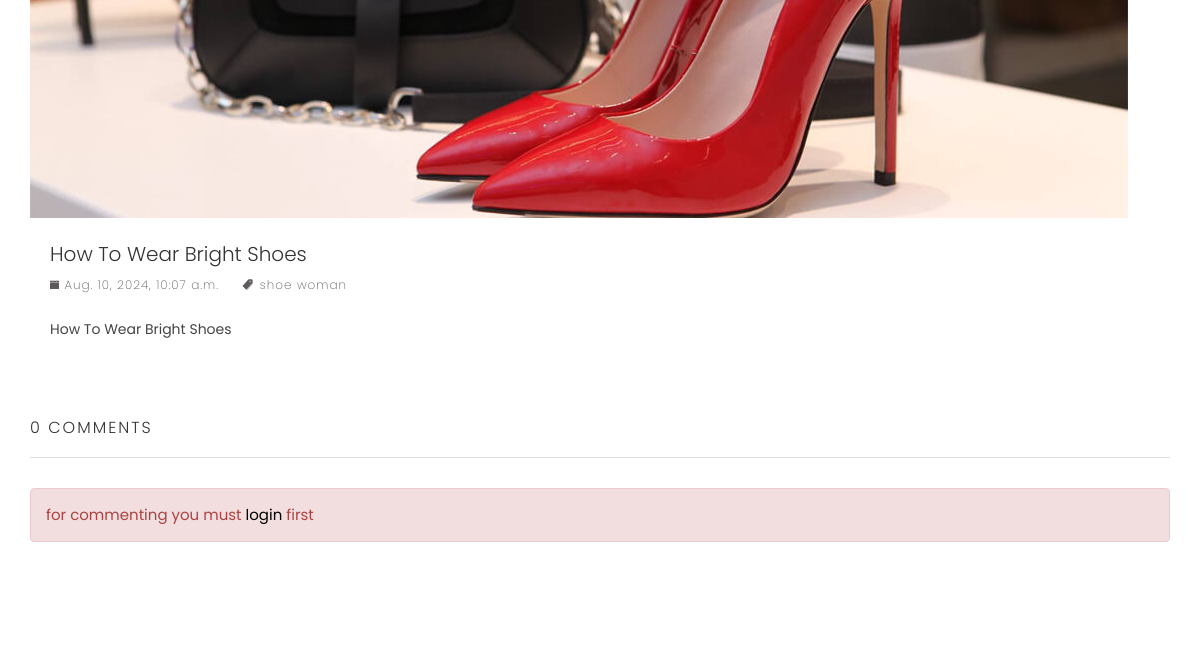
The app's page /blog/how-to-wear-bright-shoes/ (lower part), older data.
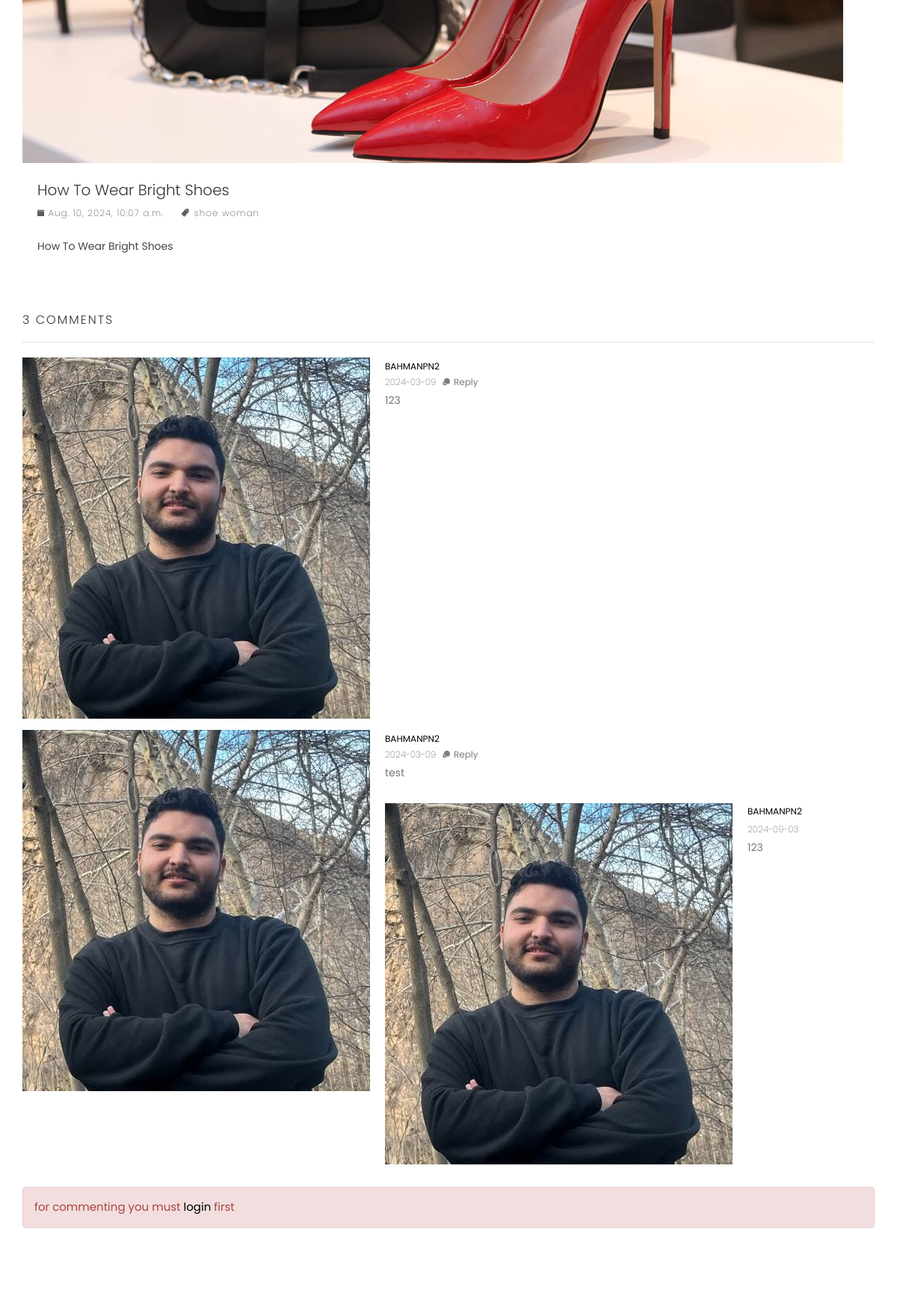
The same page, newer data.
### blog_module/models.py (models this page shows)
class ArticleTag(models.Model):
    title=models.CharField(max_length=127)
    url_title=models.CharField(max_length=127,unique=True)
    def __str__(self):
        return self.title

class ArticleComment(models.Model):
    parent=models.ForeignKey('ArticleComment',on_delete=models.CASCADE,blank=True,null=True)
    author=models.ForeignKey(User,on_delete=models.CASCADE)
    created_date=models.DateTimeField(auto_now_add=True)
    text=models.TextField()
    article=models.ForeignKey(Article,on_delete=models.CASCADE)

### account_module/models.py (models this page shows)
class User(AbstractUser):
    phone_number=models.CharField(max_length=11,unique=True,null=True,blank=True)
    image=models.ImageField(upload_to='images/profiles',null=True,blank=True)
    email_active_code=models.CharField(max_length=100,null=True)
    USERNAME_FIELD='phone_number'
    REQUIRED_FIELDS=['email','username']
    def __str__(self):
        if self.username:
            return self.username
        return self.email

### blog_module/views.py (the view, shortened to what this page needs)
# urls.py: path('<slug:slug>/',views.ArticleDetailView.as_view(),name='article-detail'),
class ArticleDetailView(View):
    template_name='blog_module/article_detail.html'
    def get(self,request,slug):
        article=get_object_or_404(Article,slug=slug,is_active=True)
        comments=ArticleComment.objects.filter(parent_id=None,article_id=article.id).order_by('-created_date').prefetch_related('articlecomment_set')
        comments_count=ArticleComment.objects.filter(article_id=article.id).count()
        return render(request,self.template_name,{
            'article':article,
            'comments':comments,
            'comments_count':comments_count
        })

### blog_module/templates/blog_module/article_detail.html (shortened to what the changed rows need)
{% extends "base.html" %}
{% load thumbnail %}
{% block content %}
<section class="page-wrapper">
	<div class="container">
		<div class="row">
			<div class="col-md-12">
				<div class="post post-single">
					<h2 class="post-title">{{article.title}}</h2>
					<div class="post-meta">
						<ul>
							<li>
								<i class="tf-ion-ios-pricetags"></i>{% for tag in article.tags.all %}<a href=""> {{tag}}</a>{% endfor %}
							</li>
						</ul>
					</div>
				    <div class="post-comments" id='comments_area'>
				    	<h3 class="post-sub-heading">{{comments_count}} Comments</h3>
				    	<ul class="media-list comments-list m-bot-50 clearlist">
							{% for comment in comments %}
								<li class="media" id='single_comment_{{comment.id}}'>
									<a class="pull-left" href="#!">
										{% if comment.author.image %}
											{% thumbnail comment.author.image "50x50" crop='center' quality=75 as im%}
												<img class="media-object comment-avatar" src="{{im.url}}" alt="{{comment.author}}" >
											{% endthumbnail%}
											{% else %}
												<img class="media-object comment-avatar" src="/static/images/blog/avater-1.jpg" alt="" width="50" height="50">
										{% endif %}
									</a>
									<div class="media-body">
										<div class="comment-info">
											<h4 class="comment-author">
												<a href="#!">{{comment.author}}</a>
											</h4>
											<time>{{comment.created_date |date:"Y-d-m"}}</time>
											<a class="comment-button" href="#!" onclick="fillParentId({{comment.id}})"><i class="tf-ion-chatbubbles"></i>Reply</a>
										</div>
										<p>{{comment.text}}</p>
										{% if comment.articlecomment_set %}
											{% for sub_comment in comment.articlecomment_set.all %}
												<div class="media" id='single_comment_{{comment.id}}'>
													<a class="pull-left" href="#!">
														{% if sub_comment.author.image %}
															{% thumbnail sub_comment.author.image "50x50" crop='center' quality=75 as im%}
																<img class="media-object comment-avatar" src="{{im.url}}" alt="{{comment.author}}" >
															{% endthumbnail%}
															{% else %}
																<img class="media-object comment-avatar" src="/static/images/blog/avater-1.jpg" alt="" width="50" height="50">
														{% endif %}
													</a>
													<div class="media-body">
														<div class="comment-info">
															<div class="comment-author">
																<a href="#!">{{sub_comment.author}}</a>
															</div>
															<time>{{sub_comment.created_date|date:'Y-m-d'}}</time>
														</div>
														<p>
															{{sub_comment.text}}
														</p>
													</div>
												</div>
											{% endfor %}
										{% endif %}
									</div>
								</li>
							{% endfor %}
						</ul>
				    </div>
				</div>
			</div>
		</div>
	</div>
</section>
{% endblock content %}

Row changes from the older to the newer data that the page shows:
added ArticleComment: author "BAHMANPN2", created_date "2024-03-09", text "123", shown under "3 COMMENTS"
added ArticleComment: author "BAHMANPN2", created_date "2024-03-09", text "test", shown under "3 COMMENTS"
added ArticleComment: author "BAHMANPN2", created_date "2024-09-03", text "123"
Text that changed along with them:
{{ comments_count }}: "0" → "3"
